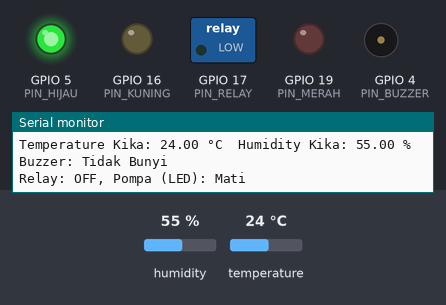
A sketch run on a simulated ESP32. Shown: switched loads named in the sketch (green lamp = pin HIGH), output pins drawn as LEDs (lit = HIGH), buzzer (waves = sounding), the last lines printed to the serial monitor. Inputs (shaded band) come from the test bench; at power-on: temperature 24 °C, humidity 55 %. WiFi joins after 1.5 s; servers stay silent unless stated; no MQTT or app messages arrive unless stated.

Above: at 2.7 s.
2.8 s: temperature set to 29.2 °C
5.5 s: temperature set to 30.8 °C
At 6.1 s:
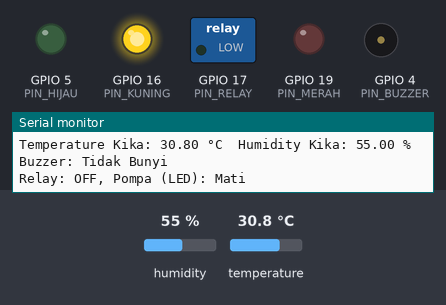
8.2 s: temperature set to 34.3 °C
11.0 s: temperature set to 35.6 °C
At 12.7 s:
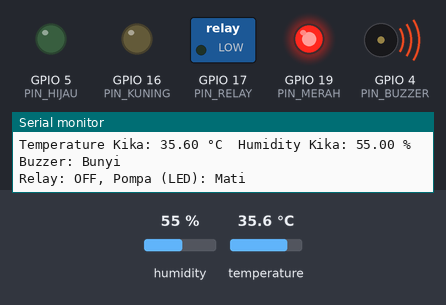
13.7 s: humidity set to 31 %
16.4 s: humidity set to 28 %
At 18.4 s:
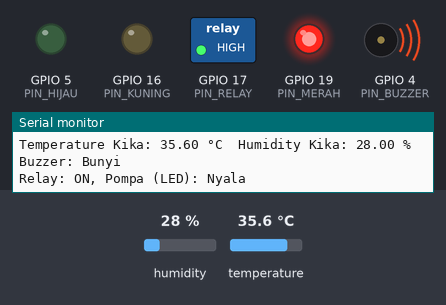
Timing chart, 0 to 19.9 s (numbered marks = the images above; inputs shaded):
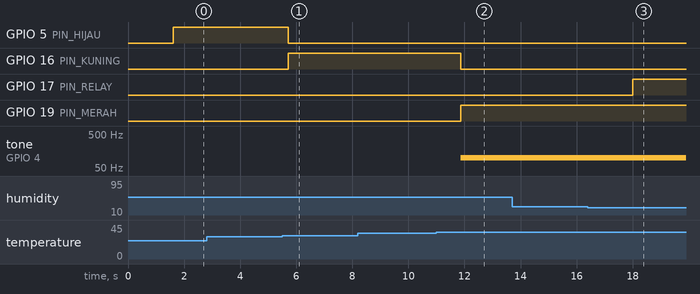

Measured:
- the behaviour switches between 29.9 and 30 °C on temperature (found by bisection; images 0 and 1)
- the behaviour switches between 35 and 35.1 °C on temperature (found by bisection; images 1 and 2)
- the behaviour switches between 30 and 29 % on humidity (found by bisection; images 2 and 3)
- after the input at 5.5 s, GPIO 5 (PIN_HIJAU): HIGH → LOW after 0.22 s; GPIO 16 (PIN_KUNING): LOW → HIGH after 0.22 s
- after the input at 11.0 s, GPIO 16 (PIN_KUNING): HIGH → LOW after 0.86 s; GPIO 19 (PIN_MERAH): LOW → HIGH after 0.86 s; tone on GPIO 4 (PIN_BUZZER): silent → 100 Hz after 0.86 s
- after the input at 16.4 s, GPIO 17 (PIN_RELAY): LOW → HIGH after 1.6 s

The sketch:

sketch.ino
```cpp
#include "DHT.h"                // pustaka untuk sensor DHT
#include "WiFi.h"               // pustaka untuk koneksi WiFi
#include "PubSubClient.h"       // pustaka untuk MQTT

// Definisi pin
#define PIN_HIJAU 5             // LED Hijau pada pin 5
#define PIN_KUNING 16           // LED Kuning pada pin 16
#define PIN_MERAH 19            // LED Merah pada pin 19
#define PIN_RELAY 17            // Relay Pompa (terhubung dengan pompa (LED Biru)) pada pin 17
#define PIN_BUZZER 4            // Buzzer pada pin 4
#define PIN_DHT 18              // Pin DHT sensor suhu dan kelembaban pada pin 18
#define DHT_TYPE DHT22          // Menentukan tipe sensor DHT yang digunakan, yaitu DHT22

// Inisialisasi sensor DHT
DHT dht(PIN_DHT, DHT_TYPE);

// Konfigurasi WiFi dan MQTT
const char* ssid = "Wokwi-GUEST";             // jaringan WiFi yang digunakan
const char* pass = "";                        // Password WiFi
const char* mqttServer = "broker.hivemq.com"; // Alamat server MQTT
const int mqttPort = 1883;                    // Port untuk server MQTT
const char* topic_temperature = "suhukika014"; // Topik MQTT untuk mengirim data suhu
const char* topic_humidity = "sensorhumiditykika014"; // Topik MQTT untuk mengirim data kelembaban
const char* topic_relay = "aktuatorrelaykika014";     // Topik MQTT untuk mengirim status relay

WiFiClient espClient;             // Membuat klien WiFi
PubSubClient client(espClient);   // Membuat klien MQTT menggunakan WiFi

void setup() {
  Serial.begin(9600);
  Serial.println("Hello Kika, IOT UTS 152022014");
  pinMode(PIN_HIJAU, OUTPUT);     // pin LED hijau sebagai output
  pinMode(PIN_KUNING, OUTPUT);    // pin LED kuning sebagai output
  pinMode(PIN_MERAH, OUTPUT);     // pin LED merah sebagai output
  pinMode(PIN_RELAY, OUTPUT);     // pin relay sebagai output
  pinMode(PIN_BUZZER, OUTPUT);    // pin buzzer sebagai output

  dht.begin();                    // Memulai sensor DHT
  setup_wifi();                   // fungsi untuk menghubungkan WiFi
  client.setServer(mqttServer, mqttPort); // Mengatur server MQTT dan port
}

void setup_wifi() {
  delay(10);                      // Memberi jeda 10 ms
  Serial.println();
  Serial.print("Connecting to WiFi..."); // Menampilkan pesan sedang menghubungkan ke WiFi
  WiFi.begin(ssid, pass);         // Menghubungkan ke jaringan WiFi

  while (WiFi.status() != WL_CONNECTED) {
    delay(500);                   // Jeda 500 ms
    Serial.print(".");
  }

  Serial.println("WiFi connected"); // pesan jika berhasil terhubung
}

void reconnect() {
  Serial.println("Tunggu sebentar ya Kika...");

  while (!client.connected()) {    // Selama belum terhubung ke MQTT
    Serial.print("Attempting MQTT connection..."); // Menampilkan pesan mencoba koneksi MQTT

    if (client.connect("ESP32Client")) { // Mencoba terhubung ke server MQTT dengan ID klien "ESP32Client"
      Serial.println("Connected to MQTT broker"); // Menampilkan pesan jika berhasil terhubung
    } else {
      Serial.println("Yah gagal, tunggu sebentar ya dicoba lagi Kika..."); // Menampilkan pesan gagal terhubung
      delay(5000);                   // Menunggu 5 detik sebelum mencoba lagi
    }
  }
}

void loop() {
  if (!client.connected()) {        // Jika belum terhubung ke server MQTT
    reconnect();                    // Panggil fungsi reconnect untuk mencoba terhubung
  }
  client.loop();                    // Memastikan koneksi tetap aktif

  float humidity = dht.readHumidity();   // Membaca kelembaban dari sensor DHT
  float temperature = dht.readTemperature(); // Membaca suhu dari sensor DHT

  if (isnan(humidity) || isnan(temperature)) { // Jika pembacaan sensor tidak valid
    Serial.println("Error: Tidak dapat membaca dari sensor DHT!"); // Menampilkan pesan error
    return;                     // Keluar dari fungsi loop()
  }

  Serial.print("Temperature Kika: "); // Menampilkan teks suhu di serial
  Serial.print(temperature);          // Menampilkan nilai suhu
  Serial.print(" °C  ");              // Menampilkan satuan suhu
  Serial.print("Humidity Kika: ");    // Menampilkan teks kelembaban di serial
  Serial.print(humidity);             // Menampilkan nilai kelembaban
  Serial.println(" %");               // Menampilkan satuan kelembaban

  String relayStatus;                 // Variabel untuk menyimpan status relay

  if (temperature > 35) {             // Jika suhu di atas 35 °C
    digitalWrite(PIN_HIJAU, LOW);     // Matikan LED hijau
    digitalWrite(PIN_KUNING, LOW);    // Matikan LED kuning
    digitalWrite(PIN_MERAH, HIGH);    // Nyalakan LED merah
    tone(PIN_BUZZER, 100);            // Nyalakan buzzer dengan frekuensi 100 Hz
    Serial.println("Buzzer: Bunyi");  // Menampilkan status buzzer
  } else if (temperature >= 30 && temperature <= 35) { // Jika suhu antara 30 - 35 °C
    digitalWrite(PIN_HIJAU, LOW);     // Matikan LED hijau
    digitalWrite(PIN_KUNING, HIGH);   // Nyalakan LED kuning
    digitalWrite(PIN_MERAH, LOW);     // Matikan LED merah
    noTone(PIN_BUZZER);               // Matikan buzzer
    Serial.println("Buzzer: Tidak Bunyi"); // Menampilkan status buzzer
  } else {                            // Jika suhu di bawah 30 °C
    digitalWrite(PIN_HIJAU, HIGH);    // Nyalakan LED hijau
    digitalWrite(PIN_KUNING, LOW);    // Matikan LED kuning
    digitalWrite(PIN_MERAH, LOW);     // Matikan LED merah
    noTone(PIN_BUZZER);               // Matikan buzzer
    Serial.println("Buzzer: Tidak Bunyi"); // Menampilkan status buzzer
  }

  if (humidity < 30 && temperature > 35) { // Jika kelembaban kurang dari 30% dan suhu lebih dari 35 °C
    digitalWrite(PIN_RELAY, HIGH);         // Nyalakan relay
    relayStatus = "ON - Pompa Nyala";      // Set status relay ke "ON - Pompa Nyala"
    Serial.println("Relay: ON, Pompa (LED): Nyala"); // Menampilkan status relay
  } else {                                 // Jika kondisi tidak terpenuhi
    digitalWrite(PIN_RELAY, LOW);          // Matikan relay
    relayStatus = "OFF - Pompa Mati";      // Set status relay ke "OFF - Pompa Mati"
    Serial.println("Relay: OFF, Pompa (LED): Mati"); // Menampilkan status relay
  }

  // Mengirim data suhu melalui MQTT dengan konversi ke string menggunakan dtostrf
  char tempStr[8];
  dtostrf(temperature, 1, 2, tempStr);   // Konversi nilai suhu ke string dengan 2 desimal
  client.publish(topic_temperature, tempStr); // Kirim data suhu ke topik MQTT

  // Mengirim data kelembaban melalui MQTT dengan konversi ke string menggunakan dtostrf
  char humStr[8];
  dtostrf(humidity, 1, 2, humStr);       // Konversi nilai kelembaban ke string dengan 2 desimal
  client.publish(topic_humidity, humStr); // Kirim data kelembaban ke topik MQTT

  client.publish(topic_relay, relayStatus.c_str()); // Kirim status relay ke topik MQTT

  delay(2000);                         // Jeda 2 detik sebelum pembacaan berikutnya
}
```
